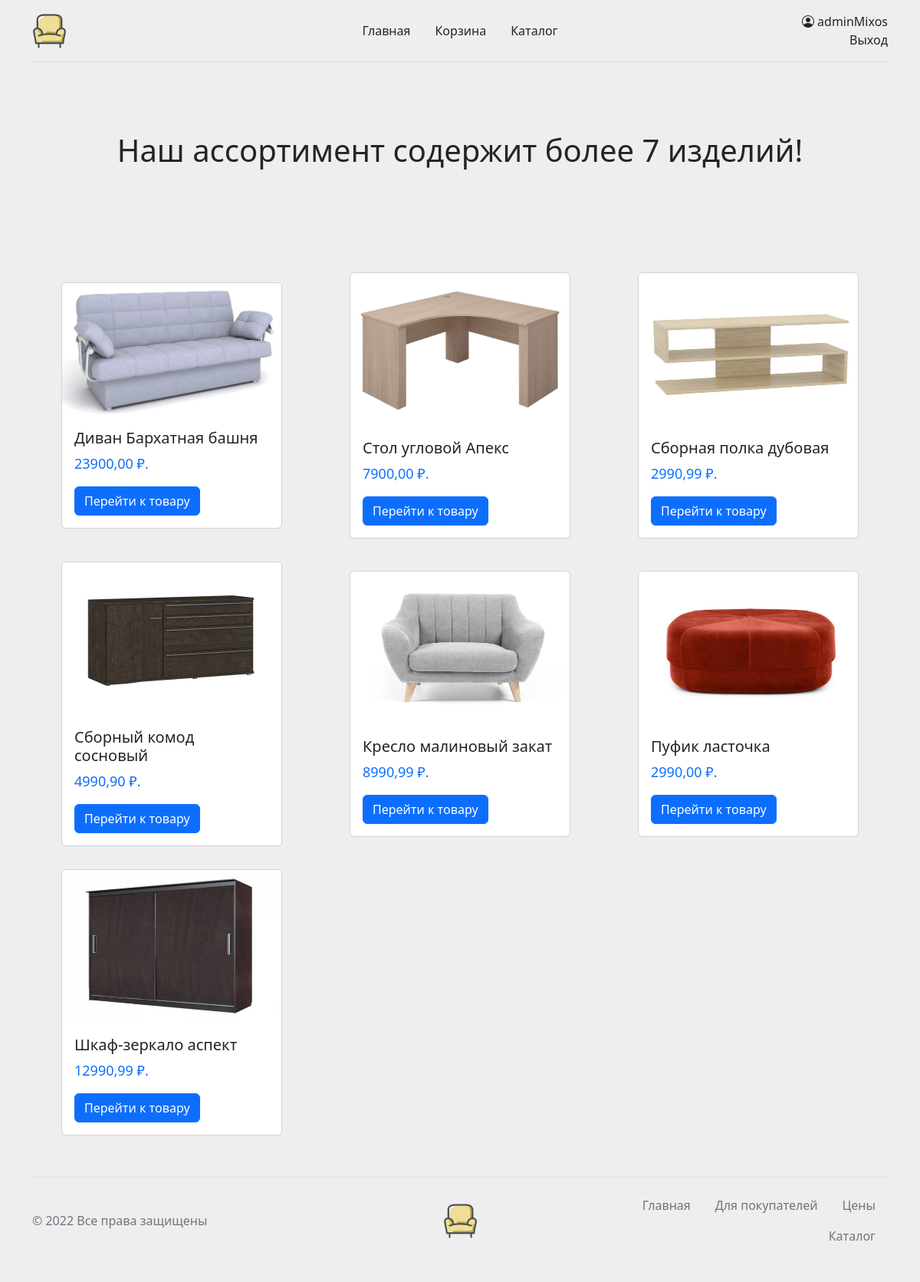
/catalog/ (signed in), run on the app's committed database.
### testdb/models.py (models this page shows)
class Furniture(models.Model):
    name_fur = models.CharField(max_length=100, default="")
    photo = models.ImageField(upload_to="photos/%Y/%m/%d", blank=True, default="")
    on_storage = models.IntegerField(default=0)
    price = models.DecimalField(max_digits=8, decimal_places=2, default=0.00)
    maker = models.ForeignKey(Maker, on_delete=models.CASCADE, blank=False)
    color = models.CharField(max_length=50, default="")
    weight = models.IntegerField(default=0)
    class Meta:
        verbose_name = 'мебель'
        verbose_name_plural = 'мебель'

### testdb/views.py (the view)
# urls.py: path('catalog/', view_catalog, name='catalog'),
def view_catalog(request):
    furnitures = Furniture.objects.all()
    return render(request, 'testdb/catalog.html', {'furnitures': furnitures, 'title': 'Список товаров'})

### templates/testdb/catalog.html (shortened to what this page needs)
<!doctype html>
<html lang="en">
  <head>
    <link href="https://cdn.jsdelivr.net/npm/bootstrap@5.2.2/dist/css/bootstrap.min.css" rel="stylesheet">
  </head>
  <body style="background-color: #eee;">
{% include 'inc/header.html' %}
  <div class="back-img d-flex ">
    <div class="back-img-content">
        <span class="h1">Наш ассортимент содержит более {{ furnitures.count }} изделий!</span>
    </div>
  </div>
    <div class="wrap-items">
    {% for item in furnitures %}
        <div class="card" style="width: 18rem; max-height: 28rem; margin-bottom: 30px;">
      <img src="{{ item.photo.url }}" class="card-img-top" alt="..." style="max-height: 200px;">
      <div class="card-body">
        <h5 class="card-title">{{ item.name_fur }}</h5>
        <p class="card-text" style="color: #0d6efd; font-size: 18px;">{{ item.price }}&nbsp;₽.</p>
        <a href="/product-card/{{ item.pk }}" class="btn btn-primary">Перейти к товару</a>
      </div>
    </div>
        {% endfor %}
    </div>
{% include 'inc/footer.html' %}
  </body>
</html>

### templates/inc/header.html (shortened to what this page needs)
<link rel="stylesheet" href="https://cdn.jsdelivr.net/npm/bootstrap-icons@1.5.0/font/bootstrap-icons.css" />
<div class="container">
    <header class="new-header py-3 mb-4 border-bottom">
        <a href="/" class="d-flex align-items-center col-md-3 mb-2 mb-md-0 text-dark text-decoration-none">
            <img src="/media/logo.png" class="logo">
        </a>
        <ul class="nav col-12 col-md-auto mb-2 justify-content-center mb-md-0">
            <li><a href="/" class="nav-link link-dark header-a">Главная</a></li>
                {% if request.user.is_authenticated %}
                    <li><a href="{% url 'basket' %}" class="nav-link link-dark header-a">Корзина</a></li>
                {% endif %}
            <li><a href="{% url 'catalog' %}" class="nav-link link-dark header-a">Каталог</a></li>
        </ul>
        <div class="col-md-3 text-end">
            {% if request.user.is_authenticated %}
                <div>
                    <a href="{% url 'profile' %}" class="link-dark" style="text-decoration: none;"><i class="bi bi-person-circle"></i> {{ user.username }}</a>
                    <br>
                    <a href="{% url 'logout' %}" style="color:#212529; text-decoration: none;">Выход</a>
                </div>
            {% else %}
                <a type="button" href="{% url 'login' %}" class="btn btn-outline-primary me-2">Вход</a>
                <a type="button" href="{% url 'signup' %}" class="btn btn-primary">Регистрация</a>
            {% endif %}
        </div>
    </header>
</div>

### templates/inc/header.html (style rules this page uses)
.new-header { display: flex; flex-wrap: wrap; align-items: center; justify-content: center; justify-content:space-between; }
.header-a { padding-right: 1rem !important; padding-left: 1rem !important; }
.logo { width: 45px; height: 45px; }

### data on the page
Furniture: photo (picture), name_fur "Диван Бархатная башня", price "23900,00"
Furniture: photo (picture), name_fur "Стол угловой Апекс", price "7900,00"
Furniture: photo (picture), name_fur "Сборная полка дубовая", price "2990,99"
Furniture: photo (picture), name_fur "Сборный комод сосновый", price "4990,90"
Furniture: photo (picture), name_fur "Кресло малиновый закат", price "8990,99"
Furniture: photo (picture), name_fur "Пуфик ласточка", price "2990,00"
Furniture: photo (picture), name_fur "Шкаф-зеркало аспект", price "12990,99"

### other printed values
{{ user.username }} "adminMixos"
{{ furnitures.count }} "7"
